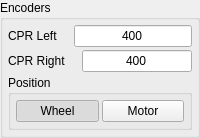
        <widget class="QGroupBox" name="groupBox_9">
         <property name="sizePolicy">
          <sizepolicy hsizetype="MinimumExpanding" vsizetype="Preferred">
           <horstretch>0</horstretch>
           <verstretch>0</verstretch>
          </sizepolicy>
         </property>
         <property name="title">
          <string>Encoders</string>
         </property>
         <layout class="QGridLayout" name="gridLayout_9" rowstretch="0,0,0">
          <property name="leftMargin">
           <number>5</number>
          </property>
          <property name="topMargin">
           <number>5</number>
          </property>
          <property name="rightMargin">
           <number>5</number>
          </property>
          <property name="bottomMargin">
           <number>5</number>
          </property>
          <property name="spacing">
           <number>3</number>
          </property>
          <item row="2" column="0" colspan="2">
           <widget class="QGroupBox" name="groupBox_10">
            <property name="title">
             <string>Position</string>
            </property>
            <layout class="QGridLayout" name="gridLayout_10" rowstretch="0">
             <property name="leftMargin">
              <number>5</number>
             </property>
             <property name="topMargin">
              <number>5</number>
             </property>
             <property name="rightMargin">
              <number>5</number>
             </property>
             <property name="bottomMargin">
              <number>5</number>
             </property>
             <property name="spacing">
              <number>3</number>
             </property>
             <item row="0" column="0">
              <widget class="QPushButton" name="pushButton_check_wheel">
               <property name="text">
                <string>Wheel</string>
               </property>
               <property name="checkable">
                <bool>true</bool>
               </property>
               <property name="checked">
                <bool>true</bool>
               </property>
               <property name="autoExclusive">
                <bool>true</bool>
               </property>
              </widget>
             </item>
             <item row="0" column="1">
              <widget class="QPushButton" name="pushButton_check_motor">
               <property name="text">
                <string>Motor</string>
               </property>
               <property name="checkable">
                <bool>true</bool>
               </property>
               <property name="autoExclusive">
                <bool>true</bool>
               </property>
              </widget>
             </item>
            </layout>
           </widget>
          </item>
          <item row="0" column="0" colspan="2">
           <layout class="QHBoxLayout" name="horizontalLayout_23">
            <item>
             <widget class="QLabel" name="label_robot_weight_23">
              <property name="enabled">
               <bool>true</bool>
              </property>
              <property name="sizePolicy">
               <sizepolicy hsizetype="Maximum" vsizetype="Preferred">
                <horstretch>0</horstretch>
                <verstretch>0</verstretch>
               </sizepolicy>
              </property>
              <property name="minimumSize">
               <size>
                <width>0</width>
                <height>0</height>
               </size>
              </property>
              <property name="maximumSize">
               <size>
                <width>16777215</width>
                <height>16777215</height>
               </size>
              </property>
              <property name="text">
               <string>CPR Left</string>
              </property>
             </widget>
            </item>
            <item>
             <spacer name="horizontalSpacer_23">
              <property name="orientation">
               <enum>Qt::Horizontal</enum>
              </property>
              <property name="sizeType">
               <enum>QSizePolicy::Preferred</enum>
              </property>
              <property name="sizeHint" stdset="0">
               <size>
                <width>13</width>
                <height>20</height>
               </size>
              </property>
             </spacer>
            </item>
            <item>
             <widget class="QLineEdit" name="lineEdit_robot_cpr_left">
              <property name="enabled">
               <bool>true</bool>
              </property>
              <property name="sizePolicy">
               <sizepolicy hsizetype="Ignored" vsizetype="Fixed">
                <horstretch>0</horstretch>
                <verstretch>0</verstretch>
               </sizepolicy>
              </property>
              <property name="minimumSize">
               <size>
                <width>0</width>
                <height>0</height>
               </size>
              </property>
              <property name="maximumSize">
               <size>
                <width>16777215</width>
                <height>16777215</height>
               </size>
              </property>
              <property name="text">
               <string>400</string>
              </property>
              <property name="alignment">
               <set>Qt::AlignCenter</set>
              </property>
             </widget>
            </item>
           </layout>
          </item>
          <item row="1" column="0" colspan="2">
           <layout class="QHBoxLayout" name="horizontalLayout_24">
            <item>
             <widget class="QLabel" name="label_robot_weight_24">
              <property name="enabled">
               <bool>true</bool>
              </property>
              <property name="sizePolicy">
               <sizepolicy hsizetype="Maximum" vsizetype="Preferred">
                <horstretch>0</horstretch>
                <verstretch>0</verstretch>
               </sizepolicy>
              </property>
              <property name="minimumSize">
               <size>
                <width>0</width>
                <height>0</height>
               </size>
              </property>
              <property name="maximumSize">
               <size>
                <width>16777215</width>
                <height>16777215</height>
               </size>
              </property>
              <property name="text">
               <string>CPR Right</string>
              </property>
             </widget>
            </item>
            <item>
             <spacer name="horizontalSpacer_24">
              <property name="orientation">
               <enum>Qt::Horizontal</enum>
              </property>
              <property name="sizeType">
               <enum>QSizePolicy::Preferred</enum>
              </property>
              <property name="sizeHint" stdset="0">
               <size>
                <width>13</width>
                <height>20</height>
               </size>
              </property>
             </spacer>
            </item>
            <item>
             <widget class="QLineEdit" name="lineEdit_robot_cpr_right">
              <property name="enabled">
               <bool>true</bool>
              </property>
              <property name="sizePolicy">
               <sizepolicy hsizetype="Ignored" vsizetype="Fixed">
                <horstretch>0</horstretch>
                <verstretch>0</verstretch>
               </sizepolicy>
              </property>
              <property name="minimumSize">
               <size>
                <width>0</width>
                <height>0</height>
               </size>
              </property>
              <property name="maximumSize">
               <size>
                <width>16777215</width>
                <height>16777215</height>
               </size>
              </property>
              <property name="text">
               <string>400</string>
              </property>
              <property name="alignment">
               <set>Qt::AlignCenter</set>
              </property>
             </widget>
            </item>
           </layout>
          </item>
         </layout>
        </widget>
